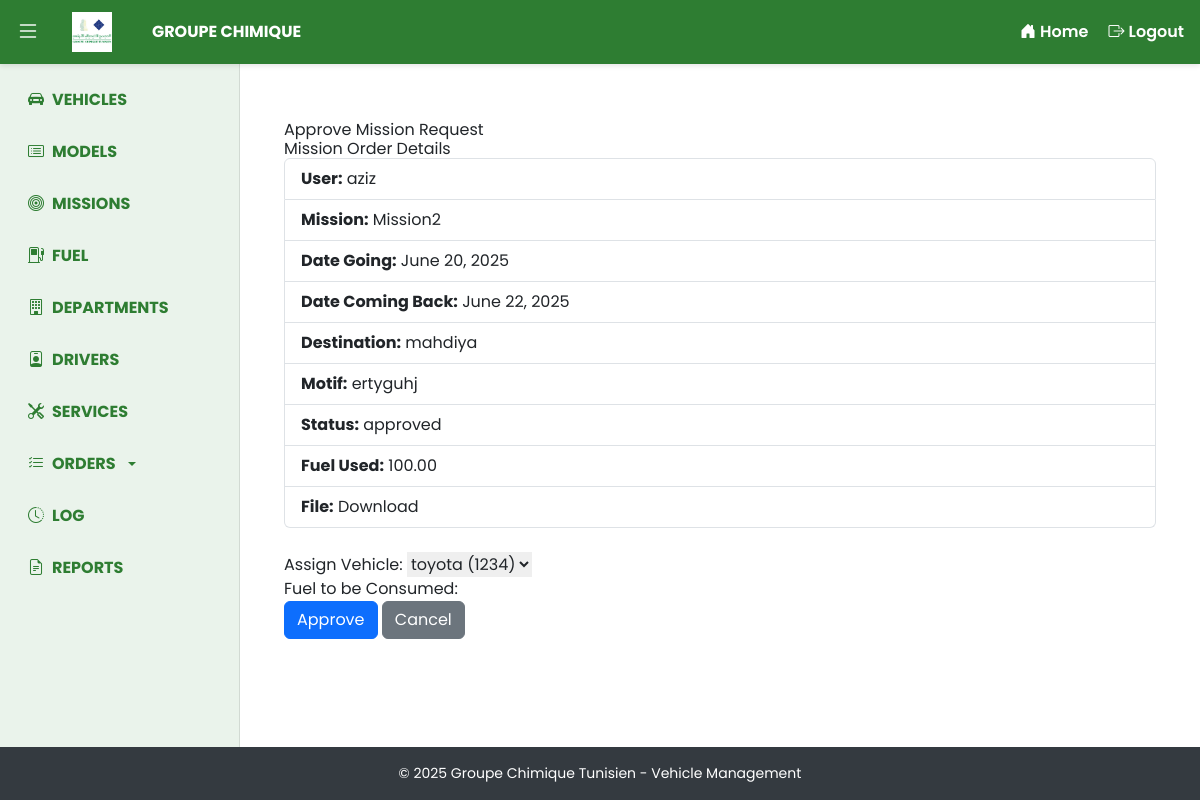
Page /vehicles/trip-requests/7/approval/ (signed in) on the committed database.
### vehicles/models.py (models this page shows, shortened)
class MissionOrder(models.Model):
    STATUS_CHOICES = [
        ('pending', 'Pending'),
        ('approved', 'Approved'),
        ('in_trip', 'In Trip'),
        ('reported', 'Reported'),
        ('trip_ended', 'Trip Ended'),
        ('rejected', 'Rejected'),
    ]
    user = models.ForeignKey(settings.AUTH_USER_MODEL, on_delete=models.CASCADE)
    vehicle = models.ForeignKey(Vehicle, on_delete=models.SET_NULL, null=True, blank=True)
    mission = models.ForeignKey(Mission, on_delete=models.CASCADE)
    date_going = models.DateField()
    date_coming_back = models.DateField()
    motif = models.TextField()
    destination = models.CharField(max_length=255, blank=True, null=True)
    status = models.CharField(max_length=10, choices=STATUS_CHOICES, default='pending')
    fuel_used = models.DecimalField(max_digits=6, decimal_places=2, null=True, blank=True)
    file = models.FileField(upload_to='mission_files/', null=True, blank=True)
    created_at = models.DateTimeField(auto_now_add=True)
    region = models.CharField(max_length=20, choices=REGION_CHOICES, blank=True, null=True)

class Mission(models.Model):
    mission_type = models.CharField(max_length=100)
    region = models.CharField(max_length=20, choices=REGION_CHOICES, blank=True, null=True)
    def __str__(self):
        return self.mission_type

### accounts/models.py (models this page shows, shortened)
class CustomUser(AbstractUser):
    ROLE_CHOICES = (
        ('admin', 'Admin'),
        ('employee', 'Employee'),
        ('manager', 'Manager'),
    )
    REGION_CHOICES = (
        ('Sfax', 'Sfax'),
        ('Tunisia', 'Tunisia'),
        ('Gabes', 'Gabes'),
        ('Gafsa', 'Gafsa'),
    )
    region = models.CharField(max_length=20, choices=REGION_CHOICES, blank=True, null=True)
    cin = models.CharField(max_length=20, unique=False, null=True, blank=True)
    role = models.CharField(max_length=10, choices=ROLE_CHOICES, default='employee')
    def __str__(self):
        return self.username

### vehicles/views.py (the view)
# urls.py: path('trip-requests/<int:pk>/approval/', trip_request_approval_view, name='trip_request_approval'),
@login_required
@user_passes_test(is_manager)
def trip_request_approval_view(request, pk):
    trip_request = get_object_or_404(MissionOrder, pk=pk)
    if request.method == 'POST':
        form = MissionApprovalForm(request.POST, instance=trip_request)
        if form.is_valid():
            trip_request = form.save(commit=False)
            trip_request.status = 'approved'
            fuel_used = form.cleaned_data.get('fuel_consumed')
            trip_request.fuel_used = fuel_used
            trip_request.save()
            vehicle = trip_request.vehicle
            if vehicle and vehicle.department and vehicle.department.fuel_card and vehicle.fuel_card and fuel_used:
                department_fuel_card = vehicle.department.fuel_card
                vehicle_fuel_card = vehicle.fuel_card
                department_fuel_card.balance = max(department_fuel_card.balance - fuel_used, 0)
                department_fuel_card.save()
                vehicle_fuel_card.balance += fuel_used
                vehicle_fuel_card.save()
            return redirect('trip_request_list')
    else:
        form = MissionApprovalForm(instance=trip_request)
    return render(request, 'vehicles/trip_request_approval_form.html', {'form': form, 'trip_request': trip_request})

### vehicles/forms.py
class MissionApprovalForm(forms.ModelForm):
    vehicle = forms.ModelChoiceField(queryset=Vehicle.objects.filter(status='free'), required=True)
    fuel_consumed = forms.DecimalField(max_digits=6, decimal_places=2, required=True, help_text="Fuel to be consumed by the vehicle")
    class Meta:
        model = MissionOrder
        fields = ['vehicle']
    def __init__(self, *args, **kwargs):
        super().__init__(*args, **kwargs)

### vehicles/models.py (called while the page is built)
    def __str__(self):
        return self.name

    def __str__(self):
        return f" {self.model} ({self.license_plate})"

### vehicles/views.py (called while the page is built)
def is_manager(user):
    return user.is_authenticated and user.role == 'manager'

### vehicles/templates/vehicles/trip_request_approval_form.html (shortened to what this page needs)
{% extends "base.html" %}
{% block content %}
<div class="container mt-4">
    <h2>Approve Mission Request</h2>
    <div class="mb-4">
        <h4>Mission Order Details</h4>
        <ul class="list-group">
            <li class="list-group-item"><strong>User:</strong> {{ trip_request.user }}</li>
            <li class="list-group-item"><strong>Mission:</strong> {{ trip_request.mission }}</li>
            <li class="list-group-item"><strong>Date Going:</strong> {{ trip_request.date_going }}</li>
            <li class="list-group-item"><strong>Date Coming Back:</strong> {{ trip_request.date_coming_back }}</li>
            <li class="list-group-item"><strong>Destination:</strong> {{ trip_request.destination }}</li>
            <li class="list-group-item"><strong>Motif:</strong> {{ trip_request.motif }}</li>
            <li class="list-group-item"><strong>Status:</strong> {{ trip_request.status }}</li>
            <li class="list-group-item"><strong>Fuel Used:</strong> {{ trip_request.fuel_used }}</li>
            {% if trip_request.file %}
            <li class="list-group-item">
                <strong>File:</strong> <a href="{{ trip_request.file.url }}" download>Download</a>
            </li>
            {% endif %}
        </ul>
    </div>
    <form method="post" novalidate>
        <p>
            <label for="id_vehicle">Assign Vehicle:</label>
            {{ form.vehicle }}
        </p>
        <p>
            <label for="id_fuel_consumed">Fuel to be Consumed:</label>
            {{ form.fuel_consumed }}
        </p>
        <button type="submit" class="btn btn-primary">Approve</button>
        <a href="{% url 'trip_request_list' %}" class="btn btn-secondary">Cancel</a>
    </form>
</div>
{% endblock %}

### templates/base.html (style rules this page uses)
:root { --gct-green: #2E7D32; --gct-blue: #1A237E; --gct-gray-bg: #f5f7fa; }
body { font-family: 'Poppins', sans-serif; background-color: var(--gct-gray-bg); margin: 0; height: 100vh; display: flex; flex-direction: column; }

### rows in the picture
MissionOrder: user "aziz", mission "Mission2", date_going "June 20, 2025", date_coming_back "June 22, 2025", destination "mahdiya", motif "ertyguhj", status "approved", fuel_used "100.00", vehicle "toyota (1234)"
